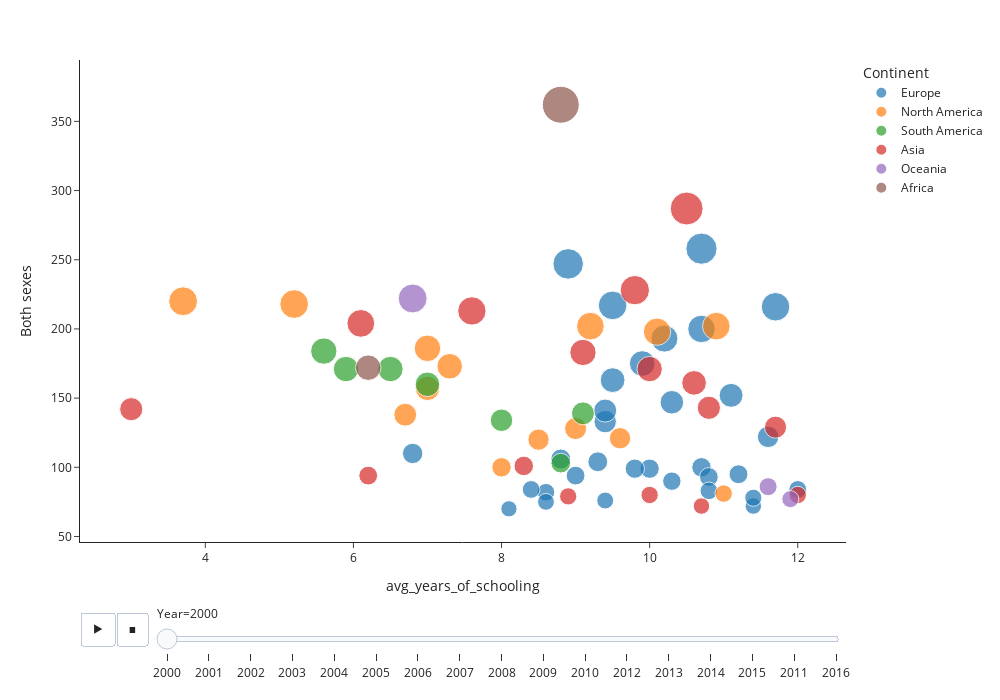

Notebook code for this chart:
### Code cell
import plotly.express as px
px.scatter(final_df_2, x='avg_years_of_schooling', y='Both sexes',
           size='Both sexes', size_max=30, color='Continent', animation_frame='Year', animation_group="Country",
           template='simple_white', width=1000, height=700,hover_name='Country')

### Figure 1 — Plotly figure (JSON) as saved in the notebook; plotly's stock layout.template omitted (floating-point values rounded to 4 significant figures)
{"data": [{"hovertemplate": "<b>%{hovertext}</b><br><br>Continent=Europe<br>Year=2000<br>avg_years_of_schooling=%{x}<br>Both sexes=%{marker.size}<extra></extra>", "hovertext": ["Albania", "Austria", "Belarus", "Belgium", "Bulgaria", "Croatia", "Denmark", "Estonia", "Finland", "France", "Germany", "Greece", "Hungary", "Iceland", "Ireland", "Italy", "Latvia", "Lithuania", "Luxembourg", "Malta", "Netherlands", "Norway", "Poland", "Portugal", "Romania", "Serbia", "Slovakia", "Slovenia", "Spain", "Sweden", "Switzerland", "Ukraine"], "ids": ["Albania", "Austria", "Belarus", "Belgium", "Bulgaria", "Croatia", "Denmark", "Estonia", "Finland", "France", "Germany", "Greece", "Hungary", "Iceland", "Ireland", "Italy", "Latvia", "Lithuania", "Luxembourg", "Malta", "Netherlands", "Norway", "Poland", "Portugal", "Romania", "Serbia", "Slovakia", "Slovenia", "Spain", "Sweden", "Switzerland", "Ukraine"], "legendgroup": "Europe", "marker": {"color": "#1F77B4", "size": [106, 94, 247, 99, 163, 133, 100, 216, 104, 99, 95, 82, 193, 76, 93, 75, 217, 200, 90, 70, 83, 84, 152, 110, 175, 141, 147, 122, 84, 72, 78, 258], "sizemode": "area", "sizeref": 0.53, "symbol": "circle"}, "mode": "markers", "name": "Europe", "orientation": "v", "showlegend": true, "type": "scatter", "x": [8.8, 9, 8.9, 10, 9.5, 9.4, 10.7, 11.7, 9.3, 9.8, 11.2, 8.6, 10.2, 9.4, 10.8, 8.6, 9.5, 10.7, 10.3, 8.1, 10.8, 12, 11.1, 6.8, 9.9, 9.4, 10.3, 11.6, 8.4, 11.4, 11.4, 10.7], "xaxis": "x", "y": [106, 94, 247, 99, 163, 133, 100, 216, 104, 99, 95, 82, 193, 76, 93, 75, 217, 200, 90, 70, 83, 84, 152, 110, 175, 141, 147, 122, 84, 72, 78, 258], "yaxis": "y"}, {"hovertemplate": "<b>%{hovertext}</b><br><br>Continent=North America<br>Year=2000<br>avg_years_of_schooling=%{x}<br>Both sexes=%{marker.size}<extra></extra>", "hovertext": ["Antigua and Barbuda", "Bahamas", "Barbados", "Belize", "Canada", "Costa Rica", "Cuba", "El Salvador", "Guatemala", "Jamaica", "Mexico", "Panama", "Saint Lucia", "Trinidad and Tobago"], "ids": ["Antigua and Barbuda", "Bahamas", "Barbados", "Belize", "Canada", "Costa Rica", "Cuba", "El Salvador", "Guatemala", "Jamaica", "Mexico", "Panama", "Saint Lucia", "Trinidad and Tobago"], "legendgroup": "North America", "marker": {"color": "#FF7F0E", "size": [157, 202, 128, 198, 81, 100, 121, 218, 220, 173, 138, 120, 186, 202], "sizemode": "area", "sizeref": 0.53, "symbol": "circle"}, "mode": "markers", "name": "North America", "orientation": "v", "showlegend": true, "type": "scatter", "x": [7, 10.9, 9, 10.1, 11, 8, 9.6, 5.2, 3.7, 7.3, 6.7, 8.5, 7, 9.2], "xaxis": "x", "y": [157, 202, 128, 198, 81, 100, 121, 218, 220, 173, 138, 120, 186, 202], "yaxis": "y"}, {"hovertemplate": "<b>%{hovertext}</b><br><br>Continent=South America<br>Year=2000<br>avg_years_of_schooling=%{x}<br>Both sexes=%{marker.size}<extra></extra>", "hovertext": ["Argentina", "Brazil", "Chile", "Colombia", "Ecuador", "Paraguay", "Uruguay"], "ids": ["Argentina", "Brazil", "Chile", "Colombia", "Ecuador", "Paraguay", "Uruguay"], "legendgroup": "South America", "marker": {"color": "#2CA02C", "size": [139, 184, 103, 171, 160, 171, 134], "sizemode": "area", "sizeref": 0.53, "symbol": "circle"}, "mode": "markers", "name": "South America", "orientation": "v", "showlegend": true, "type": "scatter", "x": [9.1, 5.6, 8.8, 6.5, 7, 5.9, 8], "xaxis": "x", "y": [139, 184, 103, 171, 160, 171, 134], "yaxis": "y"}, {"hovertemplate": "<b>%{hovertext}</b><br><br>Continent=Asia<br>Year=2000<br>avg_years_of_schooling=%{x}<br>Both sexes=%{marker.size}<extra></extra>", "hovertext": ["Armenia", "Azerbaijan", "Bahrain", "Cyprus", "Georgia", "Israel", "Japan", "Kazakhstan", "Kuwait", "Kyrgyzstan", "Maldives", "Philippines", "Singapore", "Sri Lanka", "Thailand", "Uzbekistan"], "ids": ["Armenia", "Azerbaijan", "Bahrain", "Cyprus", "Georgia", "Israel", "Japan", "Kazakhstan", "Kuwait", "Kyrgyzstan", "Maldives", "Philippines", "Singapore", "Sri Lanka", "Thailand", "Uzbekistan"], "legendgroup": "Asia", "marker": {"color": "#D62728", "size": [143, 161, 101, 80, 129, 80, 72, 287, 94, 228, 142, 213, 79, 171, 204, 183], "sizemode": "area", "sizeref": 0.53, "symbol": "circle"}, "mode": "markers", "name": "Asia", "orientation": "v", "showlegend": true, "type": "scatter", "x": [10.8, 10.6, 8.3, 10, 11.7, 12, 10.7, 10.5, 6.2, 9.8, 3, 7.6, 8.9, 10, 6.1, 9.1], "xaxis": "x", "y": [143, 161, 101, 80, 129, 80, 72, 287, 94, 228, 142, 213, 79, 171, 204, 183], "yaxis": "y"}, {"hovertemplate": "<b>%{hovertext}</b><br><br>Continent=Oceania<br>Year=2000<br>avg_years_of_schooling=%{x}<br>Both sexes=%{marker.size}<extra></extra>", "hovertext": ["Australia", "Kiribati", "New Zealand"], "ids": ["Australia", "Kiribati", "New Zealand"], "legendgroup": "Oceania", "marker": {"color": "#9467BD", "size": [77, 222, 86], "sizemode": "area", "sizeref": 0.53, "symbol": "circle"}, "mode": "markers", "name": "Oceania", "orientation": "v", "showlegend": true, "type": "scatter", "x": [11.9, 6.8, 11.6], "xaxis": "x", "y": [77, 222, 86], "yaxis": "y"}, {"hovertemplate": "<b>%{hovertext}</b><br><br>Continent=Africa<br>Year=2000<br>avg_years_of_schooling=%{x}<br>Both sexes=%{marker.size}<extra></extra>", "hovertext": ["Mauritius", "South Africa"], "ids": ["Mauritius", "South Africa"], "legendgroup": "Africa", "marker": {"color": "#8C564B", "size": [172, 362], "sizemode": "area", "sizeref": 0.53, "symbol": "circle"}, "mode": "markers", "name": "Africa", "orientation": "v", "showlegend": true, "type": "scatter", "x": [6.2, 8.8], "xaxis": "x", "y": [172, 362], "yaxis": "y"}], "layout": {"height": 700, "legend": {"itemsizing": "constant", "title": {"text": "Continent"}, "tracegroupgap": 0}, "margin": {"t": 60}, "sliders": [{"active": 0, "currentvalue": {"prefix": "Year="}, "len": 0.9, "pad": {"b": 10, "t": 60}, "steps": [{"args": [["2000"], {"frame": {"duration": 0, "redraw": false}, "fromcurrent": true, "mode": "immediate", "transition": {"duration": 0, "easing": "linear"}}], "label": "2000", "method": "animate"}, {"args": [["2001"], {"frame": {"duration": 0, "redraw": false}, "fromcurrent": true, "mode": "immediate", "transition": {"duration": 0, "easing": "linear"}}], "label": "2001", "method": "animate"}, {"args": [["2002"], {"frame": {"duration": 0, "redraw": false}, "fromcurrent": true, "mode": "immediate", "transition": {"duration": 0, "easing": "linear"}}], "label": "2002", "method": "animate"}, {"args": [["2003"], {"frame": {"duration": 0, "redraw": false}, "fromcurrent": true, "mode": "immediate", "transition": {"duration": 0, "easing": "linear"}}], "label": "2003", "method": "animate"}, {"args": [["2004"], {"frame": {"duration": 0, "redraw": false}, "fromcurrent": true, "mode": "immediate", "transition": {"duration": 0, "easing": "linear"}}], "label": "2004", "method": "animate"}, {"args": [["2005"], {"frame": {"duration": 0, "redraw": false}, "fromcurrent": true, "mode": "immediate", "transition": {"duration": 0, "easing": "linear"}}], "label": "2005", "method": "animate"}, {"args": [["2006"], {"frame": {"duration": 0, "redraw": false}, "fromcurrent": true, "mode": "immediate", "transition": {"duration": 0, "easing": "linear"}}], "label": "2006", "method": "animate"}, {"args": [["2007"], {"frame": {"duration": 0, "redraw": false}, "fromcurrent": true, "mode": "immediate", "transition": {"duration": 0, "easing": "linear"}}], "label": "2007", "method": "animate"}, {"args": [["2008"], {"frame": {"duration": 0, "redraw": false}, "fromcurrent": true, "mode": "immediate", "transition": {"duration": 0, "easing": "linear"}}], "label": "2008", "method": "animate"}, {"args": [["2009"], {"frame": {"duration": 0, "redraw": false}, "fromcurrent": true, "mode": "immediate", "transition": {"duration": 0, "easing": "linear"}}], "label": "2009", "method": "animate"}, {"args": [["2010"], {"frame": {"duration": 0, "redraw": false}, "fromcurrent": true, "mode": "immediate", "transition": {"duration": 0, "easing": "linear"}}], "label": "2010", "method": "animate"}, {"args": [["2012"], {"frame": {"duration": 0, "redraw": false}, "fromcurrent": true, "mode": "immediate", "transition": {"duration": 0, "easing": "linear"}}], "label": "2012", "method": "animate"}, {"args": [["2013"], {"frame": {"duration": 0, "redraw": false}, "fromcurrent": true, "mode": "immediate", "transition": {"duration": 0, "easing": "linear"}}], "label": "2013", "method": "animate"}, {"args": [["2014"], {"frame": {"duration": 0, "redraw": false}, "fromcurrent": true, "mode": "immediate", "transition": {"duration": 0, "easing": "linear"}}], "label": "2014", "method": "animate"}, {"args": [["2015"], {"frame": {"duration": 0, "redraw": false}, "fromcurrent": true, "mode": "immediate", "transition": {"duration": 0, "easing": "linear"}}], "label": "2015", "method": "animate"}, {"args": [["2011"], {"frame": {"duration": 0, "redraw": false}, "fromcurrent": true, "mode": "immediate", "transition": {"duration": 0, "easing": "linear"}}], "label": "2011", "method": "animate"}, {"args": [["2016"], {"frame": {"duration": 0, "redraw": false}, "fromcurrent": true, "mode": "immediate", "transition": {"duration": 0, "easing": "linear"}}], "label": "2016", "method": "animate"}], "x": 0.1, "xanchor": "left", "y": 0, "yanchor": "top"}], "updatemenus": [{"buttons": [{"args": [null, {"frame": {"duration": 500, "redraw": false}, "fromcurrent": true, "mode": "immediate", "transition": {"duration": 500, "easing": "linear"}}], "label": "&#9654;", "method": "animate"}, {"args": [[null], {"frame": {"duration": 0, "redraw": false}, "fromcurrent": true, "mode": "immediate", "transition": {"duration": 0, "easing": "linear"}}], "label": "&#9724;", "method": "animate"}], "direction": "left", "pad": {"r": 10, "t": 70}, "showactive": false, "type": "buttons", "x": 0.1, "xanchor": "right", "y": 0, "yanchor": "top"}], "width": 1000, "xaxis": {"anchor": "y", "domain": [0, 1], "title": {"text": "avg_years_of_schooling"}}, "yaxis": {"anchor": "x", "domain": [0, 1], "title": {"text": "Both sexes"}}}}
